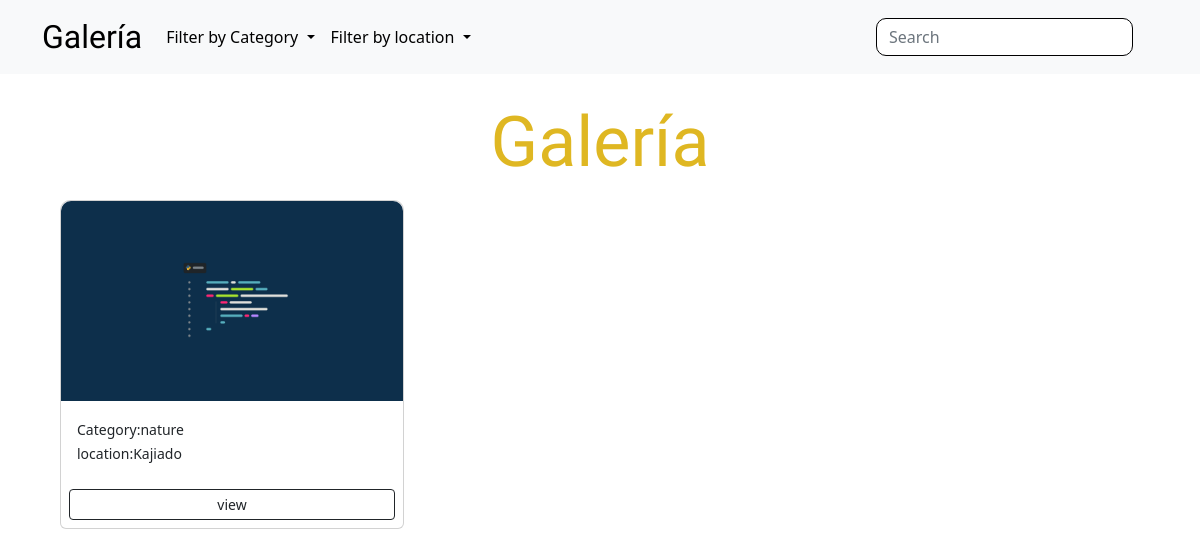
/?category=nature, run on the app's committed database.
### gallery/models.py (models this page shows, shortened)
class Image(models.Model):
    image = models.ImageField(upload_to= 'media/', default='')
    name = models.CharField(max_length=20)
    description = models.CharField(max_length=255, null=False, blank=False)
    category = models.ForeignKey(Category, on_delete=models.SET_NULL, null=True)
    location =  models.ForeignKey(Location, on_delete=models.SET_NULL , null=True)
    def __str__(self):
        return self.description

class Category(models.Model):
    name = models.CharField(max_length=100, null=False, blank=False)

class Location(models.Model):
    name = models.CharField(max_length=100, null=False, blank=False)

### gallery/views.py (the view)
# urls.py: path('',views.gallery, name='gallery'),
def gallery(request):
    category = request.GET.get('category')
    if category == None:
        images = Image.get_images()
    else:
        images = Image.objects.filter(category__name=category)
        print(images)
    categories = Category.objects.all()
    locations = Location.objects.all()
    return render(request, 'gallery/gallery.html',{'images':images, 'categories':categories, 'category':category, locations:locations})

### gallery/templates/gallery/gallery.html (shortened to what this page needs)
{% extends 'gallery/base.html' %} {% block content %}
<div class="con-wrapper-fluid">
  <div class="title">
    <h1 style="text-align: center">Galería</h1>
  </div>
  <div class="container">
    <div class="row">
      {% for image in images %}
      <div class="col-s-6 col-md-4">
        <div class="card my-2">
          <img
            src="{{ image.image.url }}"
            class="image-thumbnail"
            alt="Card image cap"
          />
          <div class="card-body">
            <small>Category:{{image.category.name}}</small>
            <br />
            <small> location:{{image.location.name}}</small>
          </div>
          <a
            href="{% url 'photo' image.id %}"
            class="btn btn-outline-dark btn-sm m-2"
            >view</a
          >
        </div>
      </div>
      {% endfor %}
    </div>
  </div>
</div>
{% endblock %}

### gallery/static/css/global.css (style rules this page uses)
.image-thumbnail { height: 200px; color: dodgerblue; }

### gallery/templates/gallery/gallery.html (style rules this page uses)
.title { margin-top: 100px; }
h1 { font-family: "Grand Hotel", cursive; font-size: 70px; color: #dfb722; }
.card { border-top-left-radius: 10px; border-top-right-radius: 10px; }
.card img { border-top-left-radius: 10px; border-top-right-radius: 10px; }

### data on the page
Image: image (picture), category.name "nature", location.name "Kajiado"
